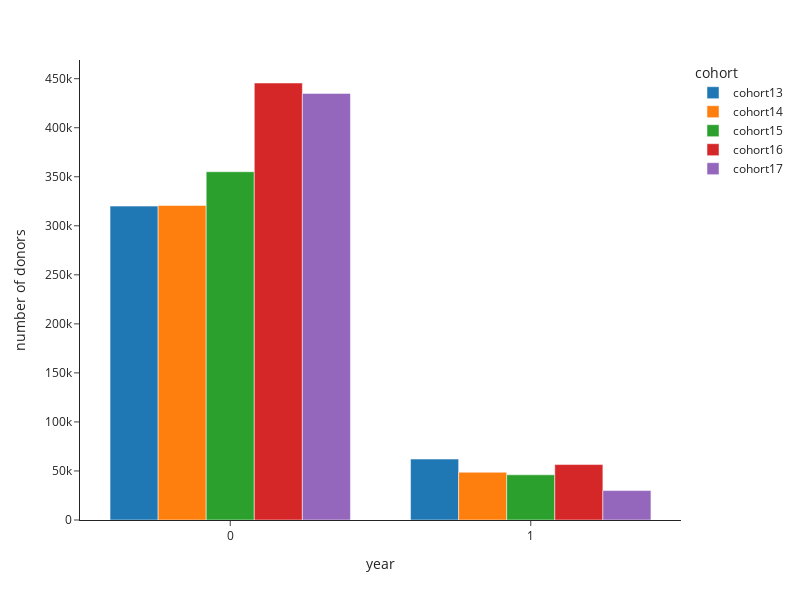

The cell this chart's notebook holds for it:
### Code cell
fig = px.bar(df1, x='year', y='number of donors',
             color="cohort", 
             barmode='group',
       #          trendline='ols',
         #   title="Top 3 Donation Amounts (average of all 5 cohorts)",
             hover_data={'retention':':.1%',
                         'year':False,
                         'number of donors':False
                        },
                 template='simple_white',
                 width=800, height=600
            )

fig.update_xaxes(type='category')



fig.show()

### Figure 1 — Plotly figure (JSON) as saved in the notebook; plotly's stock layout.template omitted (floating-point values rounded to 4 significant figures)
{"data": [{"alignmentgroup": "True", "customdata": [[0.1941, 0, 320069], [0.1941, 1, 62130]], "hovertemplate": "cohort=cohort13<br>retention=%{customdata[0]:.1%}<extra></extra>", "legendgroup": "cohort13", "marker": {"color": "#1F77B4"}, "name": "cohort13", "offsetgroup": "cohort13", "orientation": "v", "showlegend": true, "textposition": "auto", "type": "bar", "x": [0, 1], "xaxis": "x", "y": [320069, 62130], "yaxis": "y"}, {"alignmentgroup": "True", "customdata": [[0.1518, 0, 320673], [0.1518, 1, 48667]], "hovertemplate": "cohort=cohort14<br>retention=%{customdata[0]:.1%}<extra></extra>", "legendgroup": "cohort14", "marker": {"color": "#FF7F0E"}, "name": "cohort14", "offsetgroup": "cohort14", "orientation": "v", "showlegend": true, "textposition": "auto", "type": "bar", "x": [0, 1], "xaxis": "x", "y": [320673, 48667], "yaxis": "y"}, {"alignmentgroup": "True", "customdata": [[0.1297, 0, 355137], [0.1297, 1, 46078]], "hovertemplate": "cohort=cohort15<br>retention=%{customdata[0]:.1%}<extra></extra>", "legendgroup": "cohort15", "marker": {"color": "#2CA02C"}, "name": "cohort15", "offsetgroup": "cohort15", "orientation": "v", "showlegend": true, "textposition": "auto", "type": "bar", "x": [0, 1], "xaxis": "x", "y": [355137, 46078], "yaxis": "y"}, {"alignmentgroup": "True", "customdata": [[0.1269, 0, 445598], [0.1269, 1, 56538]], "hovertemplate": "cohort=cohort16<br>retention=%{customdata[0]:.1%}<extra></extra>", "legendgroup": "cohort16", "marker": {"color": "#D62728"}, "name": "cohort16", "offsetgroup": "cohort16", "orientation": "v", "showlegend": true, "textposition": "auto", "type": "bar", "x": [0, 1], "xaxis": "x", "y": [445598, 56538], "yaxis": "y"}, {"alignmentgroup": "True", "customdata": [[0.06894, 0, 434991], [0.06894, 1, 29990]], "hovertemplate": "cohort=cohort17<br>retention=%{customdata[0]:.1%}<extra></extra>", "legendgroup": "cohort17", "marker": {"color": "#9467BD"}, "name": "cohort17", "offsetgroup": "cohort17", "orientation": "v", "showlegend": true, "textposition": "auto", "type": "bar", "x": [0, 1], "xaxis": "x", "y": [434991, 29990], "yaxis": "y"}], "layout": {"barmode": "group", "height": 600, "legend": {"title": {"text": "cohort"}, "tracegroupgap": 0}, "margin": {"t": 60}, "width": 800, "xaxis": {"anchor": "y", "domain": [0, 1], "title": {"text": "year"}, "type": "category"}, "yaxis": {"anchor": "x", "domain": [0, 1], "title": {"text": "number of donors"}}}}
